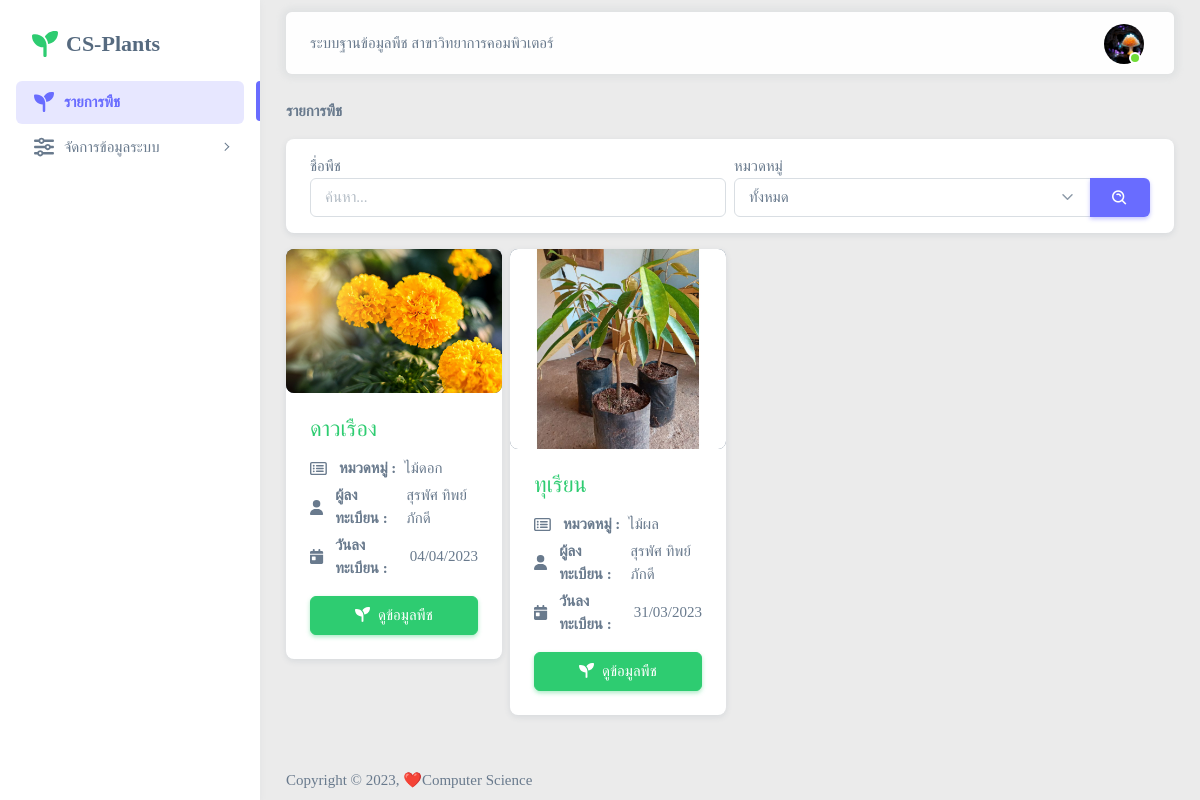
Screenshot of /App/system-member/gallery (signed in) with the database file from the repository.
### tables this page shows
CREATE TABLE `users` (
  `userID` varchar(30) NOT NULL COMMENT 'รหัสผู้ใช้',
  `userFname` varchar(50) NOT NULL COMMENT 'ชื่อ',
  `userLname` varchar(50) NOT NULL COMMENT 'สกุล',
  `userProfile` varchar(100) NOT NULL DEFAULT 'default-avatar.png' COMMENT 'รูปโปรไฟล์',
  `username` varchar(50) NOT NULL COMMENT 'Username',
  `password` varchar(100) NOT NULL COMMENT 'รหัสผ่าน',
  `userLevel` enum('สมาชิก') NOT NULL DEFAULT 'สมาชิก' COMMENT 'ระดับผู้ใช้',
  `userRegist` date NOT NULL COMMENT 'วันที่ลงทะเบียน'
);

CREATE TABLE `plants` (
  `plantID` varchar(30) NOT NULL COMMENT 'รหัสพืช',
  `userID` varchar(30) DEFAULT NULL COMMENT 'รหัสผู้ใช้',
  `plantName` varchar(100) NOT NULL COMMENT 'ชื่อพืช',
  `cateID` varchar(30) DEFAULT NULL COMMENT 'รหัสหมวดหมู่',
  `plantDescription` text NOT NULL COMMENT 'รายละเอียดพืช',
  `plantRegist` date NOT NULL COMMENT 'วันที่ลงทะเบียน'
);

CREATE TABLE `categories` (
  `cateID` varchar(30) NOT NULL COMMENT 'รหัสหมวดหมู่',
  `cateName` varchar(50) NOT NULL COMMENT 'ชื่อหมวดหมู่'
);

### App/include/scripts/member-header.php (called while the page is built, shortened)
<?php
    $userID = $_SESSION['CSP-session-userID'] ?? null;
	require_once("../data/database.php");
    $sql = "SELECT userID, userFname, userLname, userProfile, username, userLevel, userRegist
            FROM users
            WHERE userID = ?;";
    $stmt = $database->prepare($sql);
    $stmt->bind_param('s', $userID);
    $stmt->execute();
    $result = $stmt-> get_result();
    $user = (object) $result->fetch_assoc();
?>

### App/system-member/gallery.php (the view, shortened to what this page needs)
<?php
    require_once('../include/scripts/member-header.php');
?>
<!DOCTYPE html>
<html lang="en" class="light-style layout-menu-fixed">
    <head>
        <link rel="stylesheet" href="../assets/font/Kanit.css"/>
        <link rel="stylesheet" href="../assets/css/template.css"/>
        <link rel="stylesheet" href="../assets/vendor/perfect-scrollbar/perfect-scrollbar.css"/>
        <link rel="stylesheet" href="../assets/vendor/boxicons/boxicons.css"/>
        <link rel="stylesheet" href="../assets/css/custom-style.css"/>
    </head>
    <body class="body-light">
        <div class="layout-wrapper layout-content-navbar">
            <div class="layout-container">
                <?php require_once("../include/components/sidebar-member.php");?>
                <div class="layout-page">
                    <?php require_once("../include/components/navbar-account.php");?>
                    <div class="content-wrapper">
                        <div class="container-fluid flex-grow-1 container-p-y">
                            <nav aria-label="breadcrumb">
                                <ol class="breadcrumb">
                                    <li class="breadcrumb-item">
                                        <a class="active">รายการพืช</a>
                                    </li>
                                </ol>
                            </nav>
                            <div class="card mt-2">
                                <div class="card-body py-3">
                                    <form action="gallery" method="GET">
                                        <div class="row row-cols-2 g-2">
                                            <div class="col-12 col-lg-6">
                                                ชื่อพืช
                                                <input type="text" name="filterWord" class="form-control" placeholder="ค้นหา..." autofocus autocomplete="off"
                                                value="<?php if(isset($_GET["filterWord"])) echo $_GET["filterWord"]; ?>">
                                            </div>
                                            <div class="col-12 col-lg-6">
                                                หมวดหมู่
                                                <div class="input-group">
                                                    <select class="form-select" name="filterCategory">
                                                        <option selected value="">ทั้งหมด</option>
                                                    </select>
                                                    <button type="submit" name="filter" value="true" class="btn btn-primary text-white">
                                                        <i class='bx bx-search-alt'></i>
                                                    </button>
                                                </div>
                                            </div>
                                        </div>
                                    </form>
                                </div>
                            </div>
                            <?php
                                $sql = "SELECT P.plantID, P.plantName, P.plantRegist, C.cateName, U.userFname, U.userLname, (SELECT imgPath FROM plantimages WHERE plantID = P.plantID LIMIT 1) AS plantImg
                                        FROM plants P LEFT JOIN categories C ON P.cateID = C.cateID LEFT JOIN users U ON P.userID = U.userID
                                        WHERE 1=1 ";
                                $sql.="ORDER BY plantRegist DESC;";
                                $stmt = $database->prepare($sql);
                                $stmt->execute();
                                $plantResult = $stmt-> get_result();
                                $resultCount = $plantResult->num_rows;
                            ?>
                            <div class="row g-2 mt-2">
                                <?php
                                    if($resultCount > 0){
                                        while($plant = $plantResult->fetch_assoc()){
                                ?>
                                <div class="col-12 col-md-6 col-lg-3 position-relative">
                                    <div class="card">
                                        <div clas="p-0">
                                            <img src="../assets/img/plantImgs/<?php echo $plant["plantImg"];?>" class="card-img-top bg-black w-100 h-100 fit-cover rounded-3" style="max-height:200px;">
                                        </div>
                                        <div class="card-body">
                                            <h4 class="card-title text-success"><?php echo $plant["plantName"];?></h4>
                                            <ul class="list-unstyled mb-3 mt-3">
                                                <li class="d-flex align-items-center mb-1">
                                                    <i class="fa-regular fa-rectangle-list me-1"></i>
                                                    <span class="fw-semibold mx-2">หมวดหมู่ :</span>
                                                    <span><?php echo $plant["cateName"];?></span>
                                                </li>
                                                <li class="d-flex align-items-center mb-1">
                                                    <i class="fa-solid fa-user me-1"></i>
                                                    <span class="fw-semibold mx-2">ผู้ลงทะเบียน :</span>
                                                    <span><?php echo $plant["userFname"]." ".$plant["userLname"];?></span>
                                                </li>
                                                <li class="d-flex align-items-center mb-1">
                                                    <i class="fa-solid fa-calendar-day me-1"></i>
                                                    <span class="fw-semibold mx-2">วันลงทะเบียน :</span>
                                                    <span><?php echo date("d/m/Y", strtotime($plant["plantRegist"]));?></span>
                                                </li>
                                            </ul>
                                            <a href="gallery-view?plantID=<?php echo $plant["plantID"];?>" class="btn btn-success w-100">
                                                <i class="fa-solid fa-seedling me-1"></i>
                                                ดูข้อมูลพืช
                                            </a>
                                        </div>
                                    </div>
                                </div>
                                <?php
                                        }
                                    }
                                ?>
                            </div>
                        </div>
                        <?php require_once("../include/components/footer.php");?>
                    </div>
                </div>
            </div>
        </div>
    </body>
</html>

### App/include/components/sidebar-member.php (shortened to what this page needs)
<aside id="layout-menu" class="layout-menu menu-vertical menu bg-menu-theme">
    <div class="app-brand demo">
        <a class="app-brand-link mt-3">
            <i class="fa-solid fa-seedling text-success h3"></i>
            <span class="h4 fw-bolder ms-2">CS-Plants</span>
        </a>
    </div>
    <ul class="menu-inner py-1">
        <li class="menu-item">
            <a href="gallery" class="menu-link">
                <i class="menu-icon fa-solid fa-seedling"></i>
                <div>รายการพืช</div>
            </a>
        </li>
        <li class="menu-item havesub">
            <a href="javascript:void(0);" class="menu-link menu-toggle">
                <i class="menu-icon fa-solid fa-sliders"></i>
                <div>จัดการข้อมูลระบบ</div>
            </a>
        </li>
    </ul>
</aside>

### App/include/components/navbar-account.php (shortened to what this page needs)
<nav class="layout-navbar container-fluid navbar navbar-expand-xl navbar-detached align-items-center bg-navbar-theme" id="layout-navbar">
    <div class="navbar-nav-right d-flex align-items-center" id="navbar-collapse">
        <ul class="navbar-nav d-none d-md-block">
            ระบบฐานข้อมูลพืช สาขาวิทยาการคอมพิวเตอร์
        </ul>
        <ul class="navbar-nav flex-row align-items-center ms-auto">
            <li class="nav-item navbar-dropdown dropdown-user dropdown">
                <a class="nav-link dropdown-toggle hide-arrow" href="javascript:void(0);" data-bs-toggle="dropdown">
                    <div class="avatar avatar-online">
                        <img src="../assets/img/avatars/<?php echo $user->userProfile;?>" alt class="w-px-40 h-auto rounded-circle" />
                    </div>
                </a>
            </li>
        </ul>
    </div>
</nav>

### App/include/components/footer.php
<footer class="content-footer footer">
    <div class="container-fluid d-flex flex-wrap justify-content-between py-2 flex-md-row flex-column">
        <div class="mb-2 mb-md-0">
            Copyright &copy; 2023, ❤️Computer Science
        </div>
    </div>
</footer>

### App/assets/css/custom-style.css (style rules this page uses)
body { font-family: 'Kanit'; }
.body-light { background-color: #EBEBEB; }
.fit-cover { object-fit:cover; }

### rows the page displays
users: userProfile (picture)
plants: shows a picture, plantName "ดาวเรือง", cateID.cateName "ไม้ดอก", userID.userFname "สุรพัศ", userID.userLname "ทิพย์ภักดี", plantRegist "04/04/2023"
plants: shows a picture, plantName "ทุเรียน", cateID.cateName "ไม้ผล", userID.userFname "สุรพัศ", userID.userLname "ทิพย์ภักดี", plantRegist "31/03/2023"
